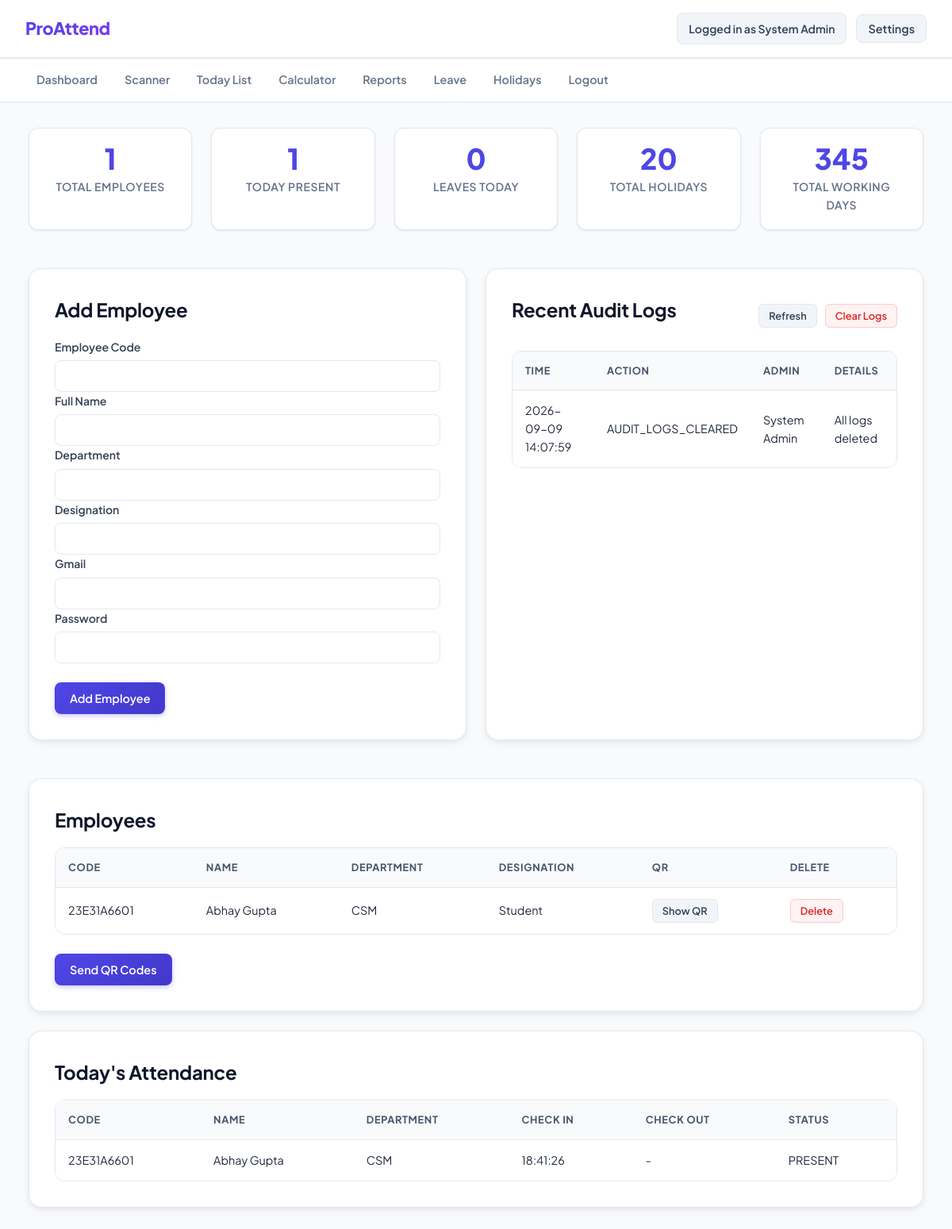
The page /dashboard (signed in) on the database its author committed.
### tables this page shows
CREATE TABLE audit_logs (
      id INTEGER PRIMARY KEY AUTOINCREMENT,
      admin_id INTEGER,
      action TEXT NOT NULL,
      details TEXT,
      created_at TIMESTAMP DEFAULT CURRENT_TIMESTAMP
    );

CREATE TABLE employees (
      id INTEGER PRIMARY KEY AUTOINCREMENT,
      employee_code TEXT UNIQUE NOT NULL,
      full_name TEXT NOT NULL,
      department TEXT NOT NULL,
      designation TEXT NOT NULL,
      gmail TEXT,
      password_hash TEXT,
      active INTEGER DEFAULT 1,
      created_at TIMESTAMP DEFAULT CURRENT_TIMESTAMP
    );

CREATE TABLE attendance (
      id INTEGER PRIMARY KEY AUTOINCREMENT,
      employee_id INTEGER NOT NULL,
      attendance_date TEXT NOT NULL,
      check_in_time TEXT NULL,
      check_out_time TEXT NULL,
      status TEXT DEFAULT 'PRESENT',
      gps_lat REAL NULL,
      gps_lng REAL NULL,
      face_verified INTEGER DEFAULT 0,
      created_at TIMESTAMP DEFAULT CURRENT_TIMESTAMP,
      UNIQUE (employee_id, attendance_date),
      FOREIGN KEY (employee_id) REFERENCES employees(id) ON DELETE CASCADE
    );

### proattend.py (the view)
@app.route('/dashboard')
@admin_required
def dashboard():
    employees = query_all('SELECT * FROM employees ORDER BY id DESC')
    today = date.today().isoformat()
    today_list = query_all('''
        SELECT a.attendance_date, e.employee_code, e.full_name, e.department,
               a.check_in_time, a.check_out_time, a.status
        FROM attendance a
        JOIN employees e ON e.id = a.employee_id
        WHERE a.attendance_date=?
        ORDER BY a.id DESC
    ''', (today,))
    stats = {
        'employees': query_one('SELECT COUNT(*) AS c FROM employees WHERE active=1')['c'],
        'today_present': query_one('SELECT COUNT(*) AS c FROM attendance WHERE attendance_date=?', (today,))['c'],
        'today_leaves': query_one(
            "SELECT COUNT(*) AS c FROM leave_requests WHERE status='APPROVED' AND ? BETWEEN from_date AND to_date",
            (today,)
        )['c'],
        'holidays': query_one('SELECT COUNT(*) AS c FROM holidays')['c'],
    }
    stats['working_days'] = 365 - stats['holidays']
    reports = query_all('''
        SELECT al.created_at, al.action, COALESCE(ad.full_name, 'System') AS admin_name, al.details
        FROM audit_logs al
        LEFT JOIN admins ad ON ad.id = al.admin_id
        ORDER BY al.id DESC LIMIT 10
    ''')
    return render_template(
        'dashboard.html',
        employees=employees,
        today_list=today_list,
        stats=stats,
        audit_logs=reports
    )

### proattend.py (called while the page is built)
def get_db():
    db_path = os.getenv('DATABASE_PATH', os.path.join(os.path.dirname(__file__), 'database.db'))
    con = sqlite3.connect(db_path)
    con.row_factory = sqlite3.Row
    return con

def query_all(sql, params=None):
    con = get_db()
    cur = con.cursor()
    cur.execute(sql, params or ())
    rows = [dict(row) for row in cur.fetchall()]
    cur.close()
    con.close()
    return rows

def query_one(sql, params=None):
    con = get_db()
    cur = con.cursor()
    cur.execute(sql, params or ())
    row = cur.fetchone()
    cur.close()
    con.close()
    return dict(row) if row else None

def admin_required(f):
    @wraps(f)
    def wrapper(*args, **kwargs):
        if not session.get('admin_id'):
            return redirect(url_for('login'))
        return f(*args, **kwargs)
    return wrapper

### templates/dashboard.html
{% extends 'base.html' %}
{% block content %}
<div class="grid cols-5">
  <div class="card stat"><h3>{{ stats.employees }}</h3><p>Total Employees</p></div>
  <div class="card stat"><h3>{{ stats.today_present }}</h3><p>Today Present</p></div>
  <div class="card stat"><h3>{{ stats.today_leaves }}</h3><p>Leaves Today</p></div>
  <div class="card stat"><h3>{{ stats.holidays }}</h3><p>Total Holidays</p></div>
  <div class="card stat"><h3>{{ stats.working_days }}</h3><p>Total Working Days</p></div>
</div>
<div class="grid cols-2 mt">
  <div class="card">
    <h2>Add Employee</h2>
    <form method="post" action="{{ url_for('add_employee') }}" autocomplete="off">
      <label>Employee Code</label>
      <input type="text" name="employee_code" autocomplete="off" required>
      <label>Full Name</label>
      <input type="text" name="full_name" autocomplete="off" required>
      <label>Department</label>
      <input type="text" name="department" autocomplete="off" required>
      <label>Designation</label>
      <input type="text" name="designation" autocomplete="off" required>
      <label>Gmail</label>
      <input type="email" name="gmail" autocomplete="off">
      <label>Password</label>
      <input type="password" name="password" autocomplete="new-password" required>
      <div style="margin-top: 24px;">
        <button class="btn btn-primary" type="submit">Add Employee</button>
      </div>
    </form>
  </div>
  <div class="card">
  <div style="display:flex; justify-content:space-between; align-items:center;">
    <h2>Recent Audit Logs</h2>
    <div style="display:flex; gap:10px;">
      <a href="{{ url_for('dashboard') }}" class="btn btn-secondary small">
        Refresh
      </a>
      <form method="post" action="{{ url_for('clear_audit_logs') }}">
        <button class="btn btn-danger small" type="submit">
          Clear Logs
        </button>
      </form>
    </div>
  </div>
  <table>
    <tr><th>Time</th><th>Action</th><th>Admin</th><th>Details</th></tr>
    {% for row in audit_logs %}
    <tr>
      <td>{{ row.created_at }}</td>
      <td>{{ row.action }}</td>
      <td>{{ row.admin_name }}</td>
      <td>{{ row.details }}</td>
    </tr>
    {% endfor %}
  </table>
</div>
</div>
<div class="card mt">
  <h2>Employees</h2>
  <table>
    <tr><th>Code</th><th>Name</th><th>Department</th><th>Designation</th><th>QR</th><th>Delete</th></tr>
    {% for e in employees %}
    <tr>
      <td>{{ e.employee_code }}</td>
      <td>{{ e.full_name }}</td>
      <td>{{ e.department }}</td>
      <td>{{ e.designation }}</td>
      <td><a class="btn btn-secondary small" href="{{ url_for('employee_qr', employee_id=e.id) }}">Show QR</a></td>
      <td>
        <a class="btn btn-danger small" href="{{ url_for('delete_employee_confirm', employee_id=e.id) }}">Delete</a>
      </td>
    </tr>
    {% endfor %}
  </table>
  <div class="mt">
    <form method="post" action="{{ url_for('send_qr_codes') }}">
      <button class="btn btn-primary" type="submit">Send QR Codes</button>
    </form>
  </div>
</div>
<div class="card mt">
  <h2>Today's Attendance</h2>
  <table>
    <tr><th>Code</th><th>Name</th><th>Department</th><th>Check In</th><th>Check Out</th><th>Status</th></tr>
    {% for row in today_list %}
    <tr>
      <td>{{ row.employee_code }}</td>
      <td>{{ row.full_name }}</td>
      <td>{{ row.department }}</td>
      <td>{{ row.check_in_time or '-' }}</td>
      <td>{{ row.check_out_time or '-' }}</td>
      <td>{{ row.status }}</td>
    </tr>
    {% endfor %}
  </table>
</div>
{% endblock %}

### static/style.css (style rules this page uses)
:root { --font-family: 'Plus Jakarta Sans', -apple-system, BlinkMacSystemFont, 'Segoe UI', Roboto, sans-serif; --bg-main: #f8fafc; --bg-card: #ffffff; --text-main: #0f172a; --text-muted: #64748b; --text-light: #94a3b8; --primary: #4f46e5; --primary-hover: #4338ca; --primary-light: #eef2ff; --secondary-bg: #f1f5f9; --secondary-text: #334155; --secondary-hover: #e2e8f0; --danger-bg: #fef2f2; --danger-text: #dc2626; --danger-border: #fecaca; --danger-hover: #fee2e2; --success-bg: #ecfdf5; --success-text: #059669; --success-border: #a7f3d0; --border-color: #e2e8f0; --border-focus: #6366f1; --shadow-sm: 0 1px 3px rgba(15, 23, 42, 0.06), 0 1px 2px rgba(15, 23, 42, 0.04); --shadow-md: 0 4px 12px -2px rgba(15, 23, 42, 0.08), 0 2px 6px -1px rgba(15, 23, 42, 0.04); --shadow-lg: 0 10px 25px -3px rgba(15, 23, 42, 0.1), 0 4px 10px -2px rgba(15, 23, 42, 0.04); --radius-sm: 8px; --radius-md: 12px; --radius-lg: 16px; }
* { box-sizing: border-box; margin: 0; padding: 0; }
body { font-family: var(--font-family); background-color: var(--bg-main); color: var(--text-main); line-height: 1.6; min-height: 100vh; -webkit-font-smoothing: antialiased; }
.card { background: var(--bg-card); border-radius: var(--radius-lg); padding: 32px; border: 1px solid var(--border-color); box-shadow: var(--shadow-md); margin-bottom: 24px; }
.card h2 { font-size: 1.5rem; font-weight: 700; color: var(--text-main); margin-bottom: 16px; letter-spacing: -0.01em; }
.card h3 { font-size: 1.2rem; font-weight: 700; color: var(--text-main); margin-bottom: 12px; }
.grid { display: grid; gap: 24px; }
.cols-2 { grid-template-columns: repeat(2, 1fr); }
.cols-5 { grid-template-columns: repeat(5, 1fr); }
.mt { margin-top: 24px; }
.stat { background: #ffffff; padding: 20px; border-radius: var(--radius-md); border: 1px solid var(--border-color); box-shadow: var(--shadow-sm); text-align: center; transition: transform 0.2s ease, box-shadow 0.2s ease; }
.stat h3 { font-size: 2.25rem; font-weight: 800; color: var(--primary); margin: 0 0 6px 0; line-height: 1; }
.stat p { font-size: 0.875rem; font-weight: 600; color: var(--text-muted); text-transform: uppercase; letter-spacing: 0.04em; margin: 0; }
.btn { display: inline-flex; align-items: center; justify-content: center; gap: 8px; padding: 10px 18px; font-size: 0.9rem; font-weight: 600; font-family: inherit; border-radius: var(--radius-sm); border: 1px solid transparent; cursor: pointer; text-decoration: none; transition: all 0.2s cubic-bezier(0.4, 0, 0.2, 1); line-height: 1.25; }
.btn.small { padding: 6px 12px; font-size: 0.8rem; border-radius: 6px; }
.btn-primary { background: linear-gradient(135deg, #4f46e5 0%, #4338ca 100%); color: #ffffff !important; box-shadow: 0 2px 6px rgba(79, 70, 229, 0.3); }
.btn-secondary { background: var(--secondary-bg); color: var(--secondary-text) !important; border: 1px solid var(--border-color); }
.btn-danger { background: var(--danger-bg); color: var(--danger-text) !important; border: 1px solid var(--danger-border); }
label { display: block; font-weight: 600; font-size: 0.875rem; color: #334155; margin-bottom: 6px; }
input[type="text"], input[type="number"], input[type="email"], input[type="password"], input[type="date"], select, textarea { width: 100%; padding: 10px 14px; font-size: 0.925rem; font-family: inherit; color: var(--text-main); background: #ffffff; border: 1px solid var(--border-color); border-radius: var(--radius-sm); transition: border-color 0.2s ease, box-shadow 0.2s ease; }
table { width: 100%; border-collapse: separate; border-spacing: 0; border-radius: var(--radius-md); overflow: hidden; border: 1px solid var(--border-color); margin-top: 16px; }
th { background: #f8fafc; color: #475569; font-weight: 700; font-size: 0.8rem; text-transform: uppercase; letter-spacing: 0.05em; padding: 14px 16px; border-bottom: 1px solid var(--border-color); text-align: left; }
td { padding: 14px 16px; border-bottom: 1px solid #f1f5f9; color: #1e293b; font-size: 0.9rem; background: #ffffff; }
tr:last-child td { border-bottom: none; }

### rows shown on the page
audit_logs: created_at "2026-09-09 14:07:59", action "AUDIT_LOGS_CLEARED", admin_name "System Admin", details "All logs deleted"
employees: employee_code "23E31A6601", full_name "Abhay Gupta", department "CSM", designation "Student"
attendance: employee_code "23E31A6601", full_name "Abhay Gupta", department "CSM", check_in_time "18:41:26", check_out_time "-", status "PRESENT"

### other values the page prints
{{ session.get('admin_name') }} "System Admin"
{{ stats.employees }} "1"
{{ stats.today_present }} "1"
{{ stats.today_leaves }} "0"
{{ stats.holidays }} "20"
{{ stats.working_days }} "345"
